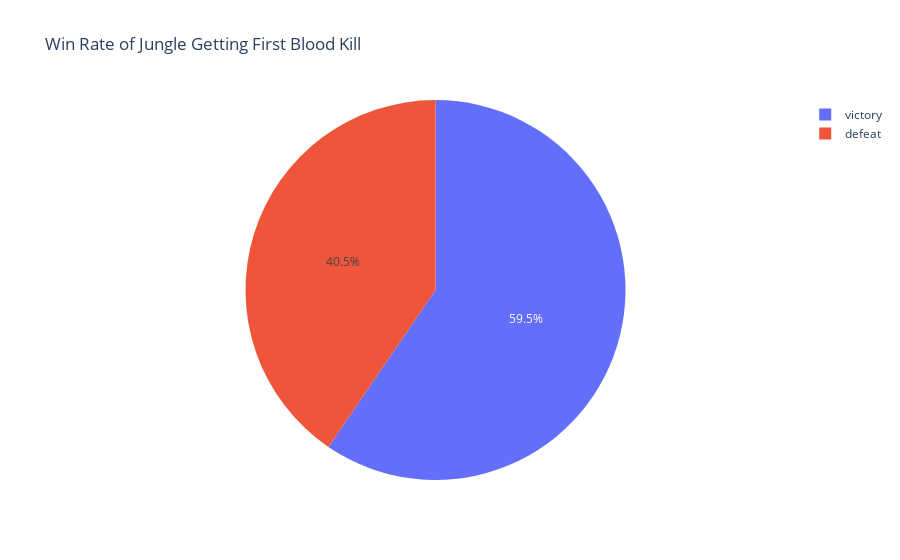

The notebook cell this image was saved under:
### Markdown cell above
### Univariate Analysis:
First, let's look at all jungle champions' win rate when by drawing graph. This pie graph shows that the win rate of all jungle champions when they get the firstblood. Based on this graph, when a jungle champion gets the first blood kill, the team will have almost 60% to win.

### Code cell
df_plot_1 = df.copy()
df_plot_1['result'] = df_plot_1['result'].apply(lambda x: 'victory' if int(x) == 1 else 'defeat')
df_plot_1['firstbloodkill'] = df_plot_1['firstbloodkill'].apply(lambda x: int(x))
fig = px.pie(df_plot_1, values = 'firstbloodkill', names = 'result', title='Win Rate of Jungle Getting First Blood Kill')
fig.show()
fig.write_html('UA.html', include_plotlyjs='cdn')

### Figure 1 — Plotly figure (JSON) as saved in the notebook; plotly's stock layout.template omitted (floating-point values rounded to 4 significant figures; data arrays with more than 128 entries replaced by an {"elided": "..."} marker saying what was removed)
{"data": [{"domain": {"x": [0, 1], "y": [0, 1]}, "hovertemplate": "result=%{label}<br>firstbloodkill=%{value}<extra></extra>", "labels": {"elided": "640 str values"}, "legendgroup": "", "name": "", "showlegend": true, "type": "pie", "values": {"elided": "640 int values"}}], "layout": {"legend": {"tracegroupgap": 0}, "title": {"text": "Win Rate of Jungle Getting First Blood Kill"}}}
